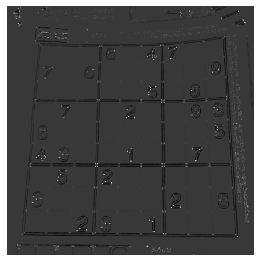
#> input picture fall_2020/hw3_release/solution_alternate_harris.png, 260 x 262 px
$ python -i panorama.py   (imports and definitions only)
#> lines starting #> are read from the running program, lines starting #| are printed output that depends on the picture
#> further down, picture is the input picture: shape (262, 260); min 7, max 255, mean 74.1
"""
CS131 - Computer Vision: Foundations and Applications
Assignment 3
Author: Donsuk Lee (donlee90@stanford.edu)
Date created: 09/2017
Last modified: 09/27/2018
Python Version: 3.5+

Completed by: Jennifer Moore (jlmoore@stanford.edu)
"""

import numpy as np
from skimage import filters
from skimage.feature import corner_peaks
from skimage.util.shape import view_as_blocks
from scipy.spatial.distance import cdist
from scipy.ndimage.filters import convolve

from utils import pad, unpad, get_output_space, warp_image


def harris_corners(img, window_size=3, k=0.04):
    """
    Compute Harris corner response map. Follow the math equation
    R=Det(M)-k(Trace(M)^2).

    Hint:
        You may use the function scipy.ndimage.filters.convolve,
        which is already imported above.

    Args:
        img: Grayscale image of shape (H, W)
        window_size: size of the window function
        k: sensitivity parameter

    Returns:
        response: Harris response image of shape (H, W)
    """
#> called with window_size = 3, k = 0.04

    H, W = img.shape
#> H = 262; W = 260
    window = np.ones((window_size, window_size))

    response = np.zeros((H, W))

    dx = filters.sobel_v(img)
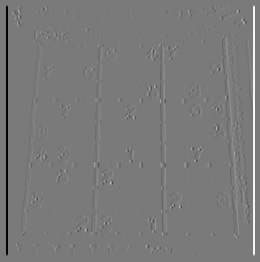
#> dx: shape (262, 260) float64; min -0.78, max 0.843, mean 8.96e-19; drawn with min black and max white
    dy = filters.sobel_h(img)
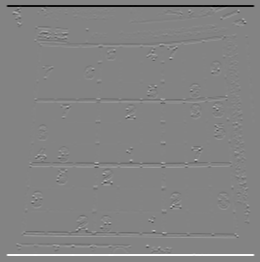
#> dy: shape (262, 260) float64; min -0.873, max 0.814, mean 8.34e-19; drawn with min black and max white

    ### YOUR CODE HERE
    mx = convolve(dx **2, window, mode='constant', cval=0)
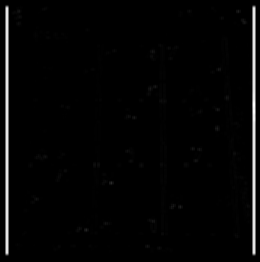
#> mx: shape (262, 260) float64; min 0, max 4.05, mean 0.0869; drawn with min black and max white
    my = convolve(dy **2, window, mode='constant', cval=0)
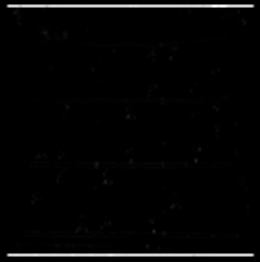
#> my: shape (262, 260) float64; min 0, max 4.32, mean 0.0876; drawn with min black and max white
    mxy = convolve(dx * dy, window, mode='constant', cval=0)
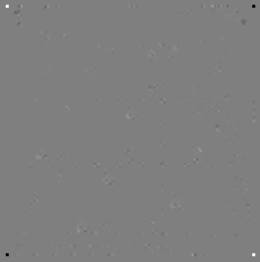
#> mxy: shape (262, 260) float64; min -0.609, max 0.609, mean 0.000124; drawn with min black and max white

    for r in range(H):
        for c in range(W):
            M = [[mx[r,c], mxy[r, c]],[mxy[r, c], my[r,c]]]
            response[r, c] = np.linalg.det(M) - (k * (np.trace(M)**2))
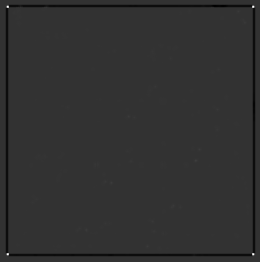
#> response: shape (262, 260) float64; min -0.729, max 2.92, mean -0.0183; drawn with min black and max white

    return response


# [382 lines left out: functions simple_descriptor, describe_keypoints, match_descriptors, fit_affine_matrix, ransac, hog_descriptor and 2 more, not called in this run]

>>> import cv2
>>> picture = cv2.imread('solution_alternate_harris.png', cv2.IMREAD_GRAYSCALE)
>>> result = harris_corners(picture)
